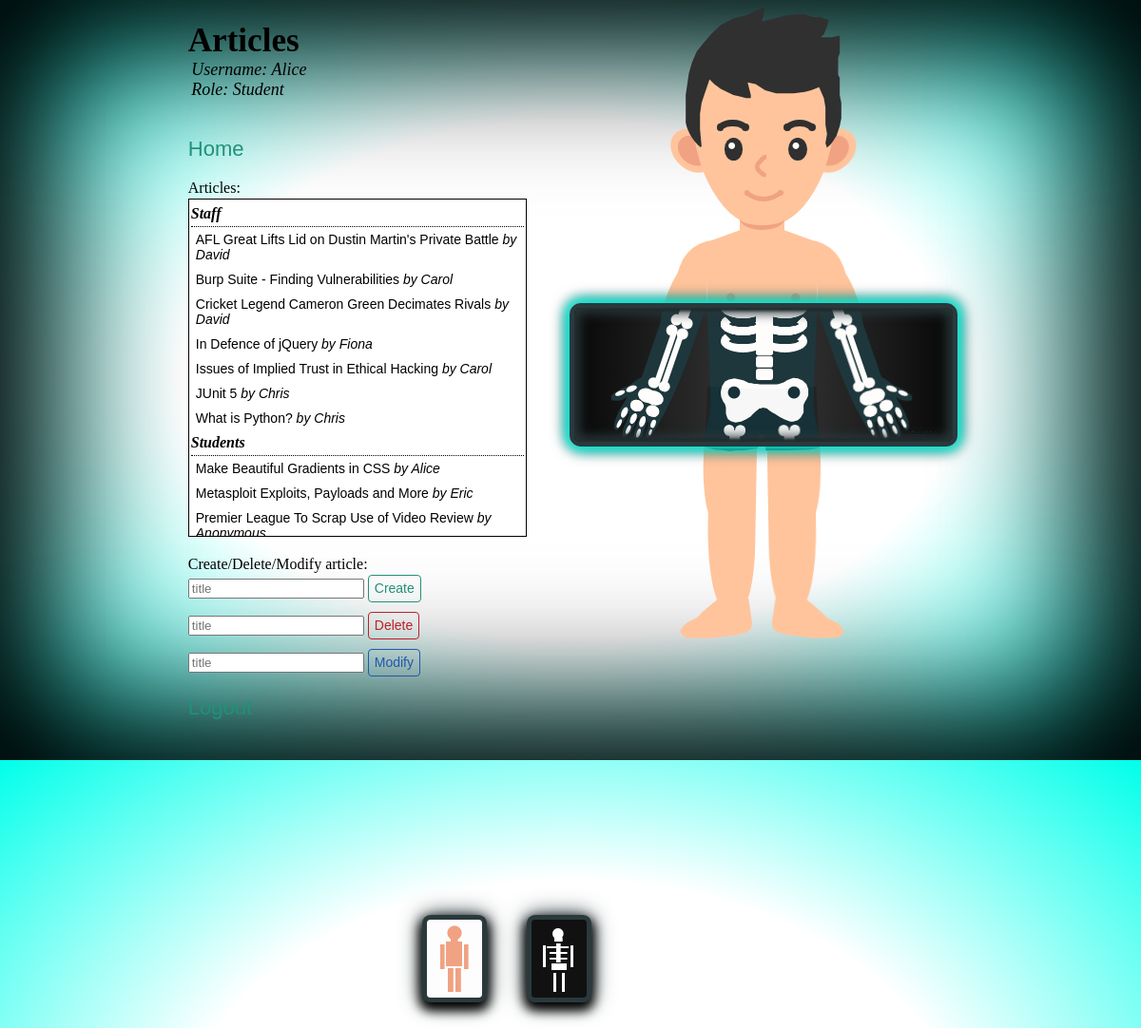
/articles (signed in), run on the app's committed database.
### models.py (models this page shows)
class Base(DeclarativeBase):
    pass

class User(Base):
    __tablename__ = "user"
    username: Mapped[str] = mapped_column(String, primary_key=True)
    password: Mapped[str] = mapped_column(String)
    salt: Mapped[str] = mapped_column(String)
    role: Mapped[str] = mapped_column(String)
    mute: Mapped[int] = mapped_column(Integer)

class Articles(Base):
    __tablename__ = "articles"
    username: Mapped[str] = mapped_column(String, primary_key=True)
    role: Mapped[str] = mapped_column(String)
    title: Mapped[str] = mapped_column(String)
    content: Mapped[str] = mapped_column(String)

### app.py (the view)
@app.route("/articles")
def articles():
    username = session.get("user_id")
    user_role = db.get_user_role(username)
    articles = db.get_all_articles()
    student_articles = []
    staff_articles = []
    for i in articles:
        if i[1] == "Student":
            student_articles.append((i[2], i[0]))
        else:
            staff_articles.append((i[2], i[0]))
    student_articles.sort(key=lambda tuple: tuple[0].lower())
    staff_articles.sort(key=lambda tuple: tuple[0].lower())
    return render_template("articles.jinja", username=username, user_role=user_role, student_articles=student_articles, staff_articles=staff_articles)

### db.py (called while the page is built)
def get_user_role(username: str):
    with Session(engine) as session:
        res = session.query(User.role).filter(User.username==username).all()
        if res:
            return res[0][0]
        else:
            return None

def get_all_articles():
    with Session(engine) as session:
        users = session.query(Articles.username).all()
        roles = session.query(Articles.role).all()
        titles = session.query(Articles.title).all()
        content = session.query(Articles.content).all()
        articles = []
        if users:
            for i in range(len(users)):
                articles.append((users[i][0], roles[i][0], titles[i][0], content[i][0]))
        return articles

### templates/articles.jinja (shortened to what this page needs)
{% extends 'base.jinja' %}
{% block content %}
<main>
    <section id="home">
         <section id="title">
            <h1>Articles</h1>
            <div id="user-details">
                <em>Username:  {{ username }}</em>
                <br>
                <em>Role: {{ user_role }}</em>
            </div>
        </section>
        <p id="articles"><a href={{ url_for('home') }}>Home</a></p>
        <section id="article_list">
            <p class="text">Articles: </p>
            <div id="article_box">
            <h1 id="title2"><em>Staff</em></h1>
            {% for article_title, user in staff_articles %}
                <button id="staff-student-article" name="{{ article_title }}" onclick="join_room(name)"> {{ article_title }} <em> by {{ user }}</em> </button>
                <br>
            {% endfor %}
            <h1 id="title2"><em>Students</em></h1>
            {% for article_title, user in student_articles %}
                <button id="staff-student-article" name="{{ article_title }}" onclick="join_room(name)"> {{ article_title }} <em>by {{ user }}</em> </button>
                <br>
            {% endfor %}
            </div>
        </section>
        <section id="add_remove">
            <section id="create_box">
                <p id="article-text" class="text">Create/Delete/Modify article: </p>
                <input id="article" placeholder="title">
                <button id="create_article" onclick="articles_creation()">Create</button>
            </section>
            <section id="delete_box">
                <input type="text" id="article1" placeholder="title">
                <button id="delete_button" onclick="delete_article()">Delete</button>
        </section>
            <section id="modify_box">
                <input type="text" id="article2" placeholder="title">
                <button id="modify_button" onclick="modify_article()">Modify</button>
        </section>
        <p id="articles"><a href={{ url_for('index') }}>Logout</a></p>
</main>
<section id="big-scaner">
    <div class="no-scaner"></div>
    <div class="big-scaner"></div>
    <div class="content">
        <div class="x-ray"></div>
        <div class="x-ray"></div>
        <div class="x-ray"></div>
        <div class="x-ray"></div>
        <div class="x-ray"></div>
        <div class="x-ray"></div>
        <div class="x-ray"></div>
        <div class="x-ray"></div>
        <div class="x-ray"></div>
        <div class="x-ray"></div>
        <div class="x-ray"></div>
        <div class="x-ray"></div>
        <div class="x-ray"></div>
        <div class="x-ray"></div>
        <div class="x-ray"></div>
        <div class="x-ray"></div>
        <div class="x-ray"></div>
        <div class="x-ray"></div>
        <div class="x-ray"></div>
        <div class="x-ray"></div>
        <div class="human-body">
            <div class="hair"></div>
            <div class="head">
                <div class="eyes">
                    <div class="eyebrows">
                        <span></span>
                        <span></span>
                    </div>
                </div>
                <div class="nose"></div>
                <div class="mouth"></div>
            </div>
            <div class="neck"></div>
            <div class="arms">
            </div>
            <div class="pants"></div>
            <div class="legs">
                <div class="leg">
                    <div class="foot">
                    </div>
                </div>
                <div class="leg">
                    <div class="foot">
                    </div>
                </div>
            </div>
        </div>
        <div class="skeleton">
            <div class="torso">
                <div class="pelvis"></div>
                <div class="column"></div>
                <div class="rib"></div>
                <div class="rib"></div>
            </div>
            <div class="arms">
                <div class="arm">
                    <div class="bone"></div>
                    <div class="bone"></div>
                    <div class="hand">
                        <div class="bone"></div>
                        <div class="bone"></div>
                        <div class="bone"></div>
                        <div class="bone"></div>
                        <div class="bone"></div>
                        <div class="bone"></div>
                    </div>
                </div>
                <div class="arm">
                    <div class="bone"></div>
                    <div class="bone"></div>
                    <div class="hand">
                        <div class="bone"></div>
                        <div class="bone"></div>
                        <div class="bone"></div>
                        <div class="bone"></div>
                        <div class="bone"></div>
                        <div class="bone"></div>
                    </div>
                </div>
            </div>
            <div class="legs">
            </div>
        </div>
        <div class="scaner"></div>
    </div>
</section>
{% endblock %}

### data on the page
User: role "Student"
Articles: staff_articles "AFL Great Lifts Lid on Dustin Martin's Private Battle", staff_articles "David"
Articles: staff_articles "Burp Suite - Finding Vulnerabilities", staff_articles "Carol"
Articles: staff_articles "Cricket Legend Cameron Green Decimates Rivals", staff_articles "David"
Articles: staff_articles "In Defence of jQuery", staff_articles "Fiona"
Articles: staff_articles "Issues of Implied Trust in Ethical Hacking", staff_articles "Carol"
Articles: staff_articles "JUnit 5", staff_articles "Chris"
Articles: staff_articles "What is Python?", staff_articles "Chris"
Articles: student_articles "Make Beautiful Gradients in CSS", student_articles "Alice"
Articles: student_articles "Metasploit Exploits, Payloads and More", student_articles "Eric"
Articles: student_articles "Premier League To Scrap Use of Video Review", student_articles "Anonymous"

### other printed values
{{ username }} "Alice"
